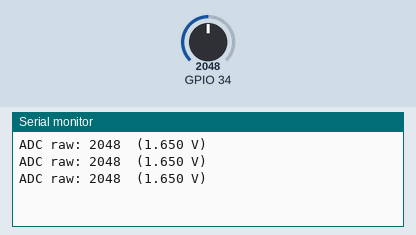
Simulated run of this sketch. Board: ESP32. Parts: the last lines printed to the serial monitor. The inputs (shaded band) are chosen by the test bench; at power-on: GPIO 34 = 2048.

Above: at 3.2 s.
3.3 s: GPIO 34 set to 2866
At 3.9 s:
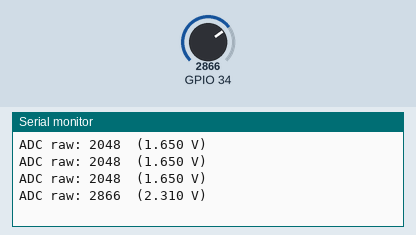
4.8 s: GPIO 34 set to 3603
At 5.4 s:
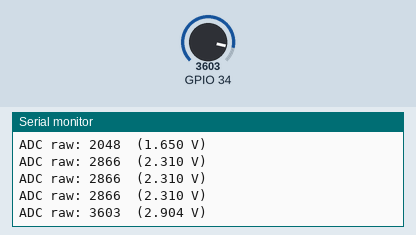
Timing chart, 0 to 7.8 s (numbered marks = the images above; inputs shaded):
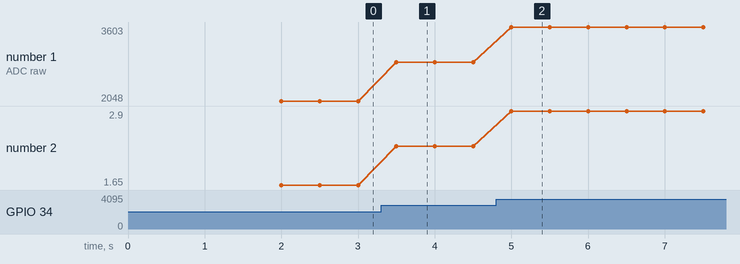

The sketch:

sketch_mar16b.ino
```cpp
void setup() {
  Serial.begin(115200);
  delay(2000);
  pinMode(15, INPUT);
  analogSetPinAttenuation(34, ADC_11db);
}

void loop() {
  int raw = analogRead(34);
  Serial.printf("ADC raw: %d  (%.3f V)\n", raw, raw * 3.3f / 4095.0f);
  delay(500);
}
```

Measured:
- after the input at 3.3 s, the serial monitor: prints a new line after 0.20 s (image 1)
- after the input at 4.8 s, the serial monitor: prints a new line after 0.20 s (image 2)
- plotted number 1: 2048 → 2866 after the input at 3.3 s, 2866 → 3603 after the input at 4.8 s
- plotted number 2: 1.65 → 2.31 after the input at 3.3 s, 2.31 → 2.9 after the input at 4.8 s
